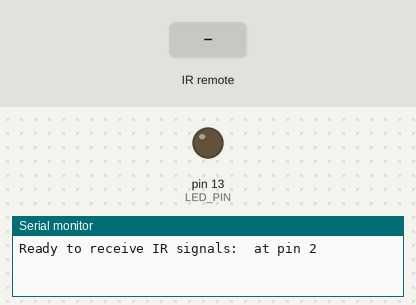
Recording of a sketch running on a simulated Arduino Uno, built with avr-gcc and run on an emulated ATmega328P. Shown: output pins drawn as LEDs (lit = HIGH), the last lines printed to the serial monitor. The inputs (shaded band) are chosen by the test bench.

Above: at 1.2 s.
1.3 s: infrared code 0x34 received
At 2.7 s:
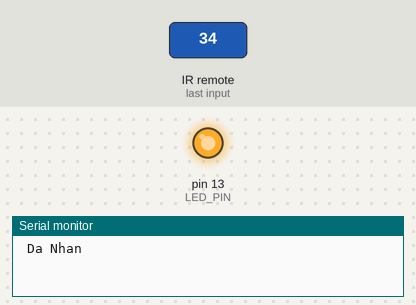
Timing chart, 0 to 4.3 s (numbered marks = the images above; inputs shaded):
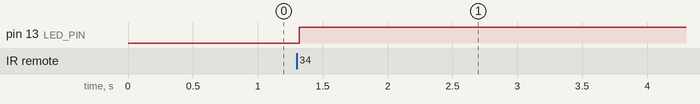

Measured:
- after the input at 1.3 s, pin 13 (LED_PIN): LOW → HIGH at once

The sketch:

Bo_nhan_hong_ngoai.ino
```cpp
#define DECODE_NEC
#include <Arduino.h>
#define IR_RECEIVE_PIN 2
#define LED_PIN 13
#include<IRremote.hpp>

void setup() {
  // put your setup code here, to run once:
  Serial.begin(9600);
  pinMode(LED_PIN,OUTPUT);
  IrReceiver.begin(IR_RECEIVE_PIN);
  Serial.print(F("Ready to receive IR signals: "));
  printActiveIRProtocols(&Serial);
  Serial.print(F(" at pin "));
  Serial.print(IR_RECEIVE_PIN);
//  Serial.print();
}
int led_status = 0 ;
void loop() {

  // put your main code here, to run repeatedly:
  if(IrReceiver.decode()){
    if(IrReceiver.decodedIRData.protocol != UNKNOWN){
      IrReceiver.printIRResultShort(&Serial);
    }

  IrReceiver.resume();
  if(IrReceiver.decodedIRData.command == 0x34){
    Serial.print(" Da Nhan ");
       if(led_status == 0 ){
        digitalWrite(LED_PIN, HIGH);
        led_status = 1;
     }else{
      digitalWrite(LED_PIN,LOW);
      led_status = 0 ;
     }
     }
   }

}
```
